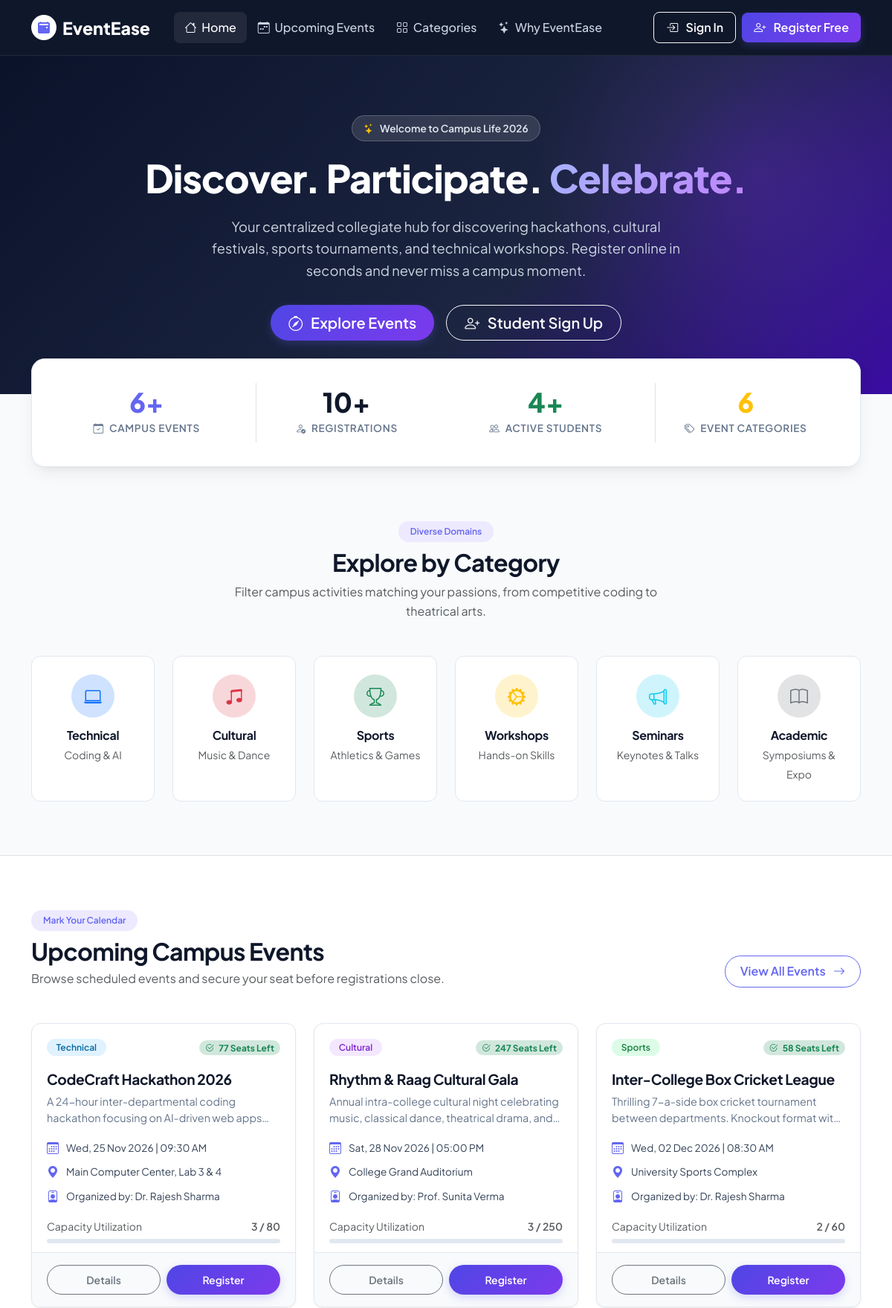
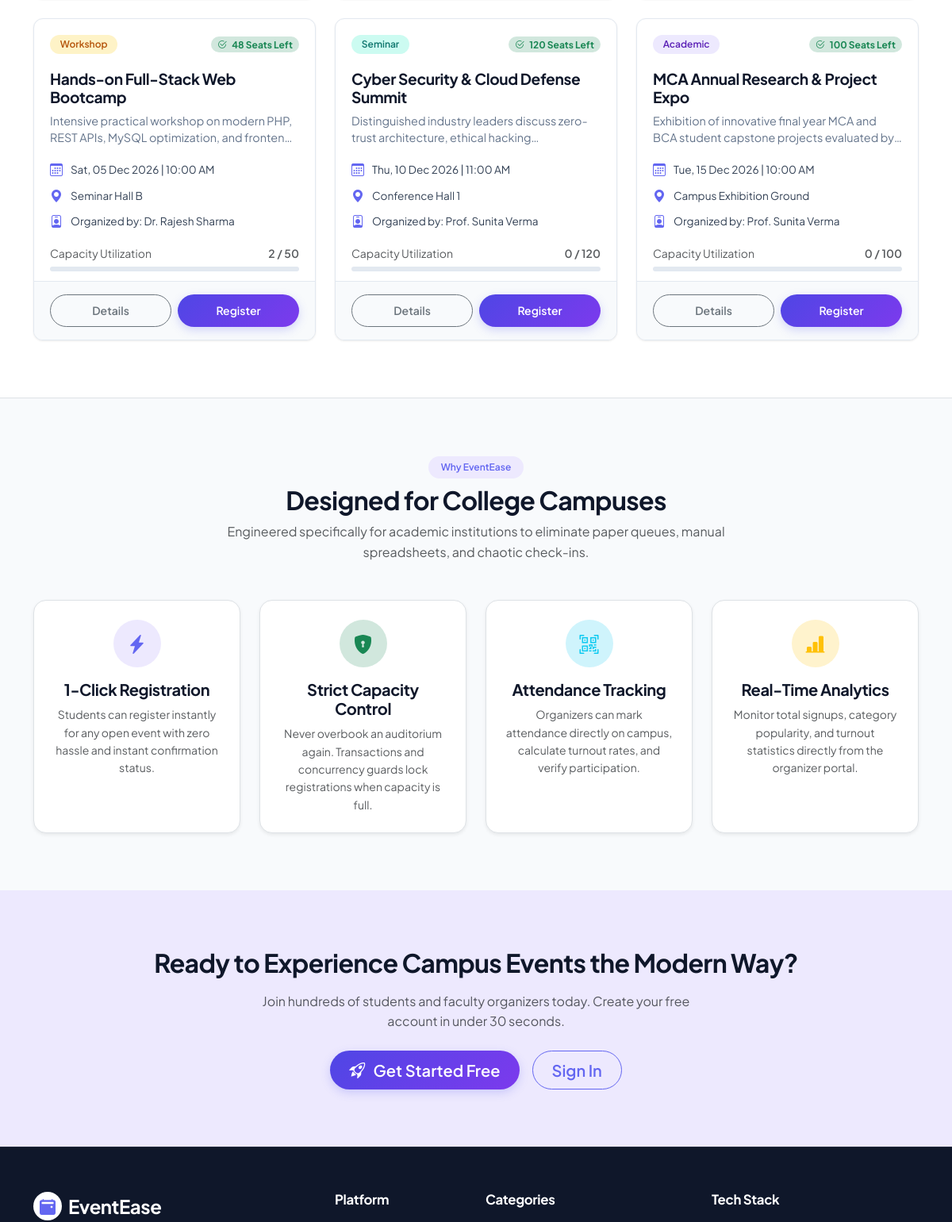
The page / (upper part) on the database its author committed (2 pictures, top to bottom).
### tables this page shows
CREATE TABLE `events` (
  `event_id` INT(11) NOT NULL AUTO_INCREMENT,
  `organizer_id` INT(11) NOT NULL,
  `event_name` VARCHAR(150) NOT NULL,
  `description` TEXT DEFAULT NULL,
  `category` VARCHAR(50) NOT NULL DEFAULT 'General',
  `venue` VARCHAR(150) NOT NULL,
  `event_date` DATETIME NOT NULL,
  `capacity` INT(11) NOT NULL,
  `created_at` TIMESTAMP NOT NULL DEFAULT CURRENT_TIMESTAMP,
  PRIMARY KEY (`event_id`),
  KEY `idx_events_organizer` (`organizer_id`),
  KEY `idx_events_date` (`event_date`),
  KEY `idx_events_category` (`category`),
  CONSTRAINT `fk_events_organizer` FOREIGN KEY (`organizer_id`) REFERENCES `users` (`user_id`) ON DELETE CASCADE ON UPDATE CASCADE
);

CREATE TABLE `users` (
  `user_id` INT(11) NOT NULL AUTO_INCREMENT,
  `full_name` VARCHAR(100) NOT NULL,
  `email` VARCHAR(100) NOT NULL,
  `password` VARCHAR(255) NOT NULL,
  `role` ENUM('student', 'organizer') NOT NULL DEFAULT 'student',
  `created_at` TIMESTAMP NOT NULL DEFAULT CURRENT_TIMESTAMP,
  PRIMARY KEY (`user_id`),
  UNIQUE KEY `uq_users_email` (`email`)
);

### index.php (the view, shortened to what the rows shown need)
<?php
require_once __DIR__ . "/includes/auth.php";
$events_query = "
    SELECT
        e.event_id,
        e.event_name,
        e.description,
        e.category,
        e.venue,
        e.event_date,
        e.capacity,
        u.full_name AS organizer_name,
        COUNT(CASE WHEN r.status IN ('registered', 'attended') THEN 1 END) AS registered_count
    FROM events e
    JOIN users u ON e.organizer_id = u.user_id
    LEFT JOIN registrations r ON e.event_id = r.event_id
    WHERE e.event_date >= NOW()
    GROUP BY e.event_id
    ORDER BY e.event_date ASC
    LIMIT 6
";
$upcoming_events = mysqli_query($conn, $events_query);
require_once __DIR__ . "/includes/header.php";
?>
<section class="hero-wrapper text-center">
    <div class="container hero-content">
        <h1 class="hero-title">
            Discover. Participate. <span class="gradient-text">Celebrate.</span>
        </h1>
    </div>
</section>
<section class="py-5" id="categories">
    <div class="container py-4">
        <div class="text-center mb-5">
            <h2 class="mt-2 fw-bold text-navy">Explore by Category</h2>
        </div>
    </div>
</section>
<section class="py-5 bg-white border-top border-bottom" id="events">
    <div class="container py-4">
        <div class="d-flex flex-column flex-md-row justify-content-between align-items-md-end mb-5">
            <div>
                <h2 class="mt-2 fw-bold text-navy mb-1">Upcoming Campus Events</h2>
            </div>
        </div>
        <div class="row g-4">
            <?php if ($upcoming_events && mysqli_num_rows($upcoming_events) > 0): ?>
                <?php while ($event = mysqli_fetch_assoc($upcoming_events)):
                    $capacity = (int)$event['capacity'];
                    $registered = (int)$event['registered_count'];
                    $remaining = max(0, $capacity - $registered);
                    $is_full = ($remaining <= 0);
                ?>
                    <div class="col-md-6 col-lg-4">
                        <div class="event-card-modern card-lift">
                            <div class="event-card-header">
                                <?php echo get_category_badge($event['category']); ?>
                                <span class="badge <?php echo $is_full ? 'bg-danger-subtle text-danger' : 'bg-success-subtle text-success'; ?> rounded-pill px-2 py-1 small">
                                    <i class="bi <?php echo $is_full ? 'bi-x-circle' : 'bi-check2-circle'; ?> me-1"></i>
                                    <?php echo $is_full ? 'Housefull' : "{$remaining} Seats Left"; ?>
                                </span>
                            </div>
                            <div class="event-card-body">
                                <h5 class="event-card-title"><?php echo htmlspecialchars($event['event_name']); ?></h5>
                                <p class="event-card-desc"><?php echo htmlspecialchars($event['description'] ?? 'Join your fellow students for this campus event.'); ?></p>
                                <div class="event-meta-row">
                                    <i class="bi bi-calendar3"></i>
                                    <span><?php echo format_event_date($event['event_date']); ?></span>
                                </div>
                                <div class="event-meta-row">
                                    <i class="bi bi-geo-alt-fill"></i>
                                    <span class="text-truncate"><?php echo htmlspecialchars($event['venue']); ?></span>
                                </div>
                                <div class="event-meta-row">
                                    <i class="bi bi-person-badge"></i>
                                    <span>Organized by: <?php echo htmlspecialchars($event['organizer_name']); ?></span>
                                </div>
                                <div class="mt-3">
                                    <div class="d-flex justify-content-between text-muted small">
                                        <span>Capacity Utilization</span>
                                        <span class="fw-semibold"><?php echo $registered; ?> / <?php echo $capacity; ?></span>
                                    </div>
                                    <div class="capacity-progress">
                                    </div>
                                </div>
                            </div>
                            <div class="event-card-footer d-flex gap-2">
                                <a href="<?php echo BASE_URL; ?>student/event_details.php?id=<?php echo $event['event_id']; ?>" class="btn btn-outline-secondary w-50 btn-sm rounded-pill">
                                    Details
                                </a>
                                <?php if (!is_logged_in()): ?>
                                    <a href="<?php echo BASE_URL; ?>auth/login.php" class="btn btn-primary w-50 btn-sm rounded-pill <?php echo $is_full ? 'disabled' : ''; ?>">
                                        Register
                                    </a>
                                <?php elseif (current_user_role() === 'student'): ?>
                                    <a href="<?php echo BASE_URL; ?>student/event_details.php?id=<?php echo $event['event_id']; ?>" class="btn btn-primary w-50 btn-sm rounded-pill <?php echo $is_full ? 'disabled' : ''; ?>">
                                        <?php echo $is_full ? 'Full' : 'Register'; ?>
                                    </a>
                                <?php else: ?>
                                    <a href="<?php echo BASE_URL; ?>organizer/manage_events.php" class="btn btn-navy w-50 btn-sm rounded-pill">
                                        Manage
                                    </a>
                                <?php endif; ?>
                            </div>
                        </div>
                    </div>
                <?php endwhile; ?>
            <?php endif; ?>
        </div>
    </div>
</section>
<section class="py-5" id="why-us">
    <div class="container py-4">
        <div class="text-center mb-5">
            <h2 class="mt-2 fw-bold text-navy">Designed for College Campuses</h2>
        </div>
    </div>
</section>
<section class="py-5 bg-purple-light">
    <div class="container py-4 text-center">
        <h2 class="fw-bold text-navy mb-3">Ready to Experience Campus Events the Modern Way?</h2>
    </div>
</section>
<?php require_once __DIR__ . "/includes/footer.php"; ?>

### includes/auth.php (shortened to what the rows shown need)
<?php
function is_logged_in() {
    return isset($_SESSION['user_id']) && !empty($_SESSION['user_id']);
}
function format_event_date($datetime) {
    $timestamp = strtotime($datetime);
    return date("D, d M Y | h:i A", $timestamp);
}
function get_category_badge($category) {
    $colors = [
        'Technical' => 'badge-cat-tech',
        'Cultural'  => 'badge-cat-cult',
        'Sports'    => 'badge-cat-sport',
        'Workshop'  => 'badge-cat-work',
        'Seminar'   => 'badge-cat-sem',
        'Academic'  => 'badge-cat-acad'
    ];
    $cls = $colors[$category] ?? 'badge-cat-gen';
    return "<span class='badge {$cls}'>" . htmlspecialchars($category) . "</span>";
}

### rows shown on the page
events: category "Technical", remaining "77", event_name "CodeCraft Hackathon 2026", description "A 24-hour inter-departmental coding hackathon focusing on AI-driven web…", event_date "Wed, 25 Nov 2026 | 09:30 AM", venue "Main Computer Center, Lab 3 & 4", organizer.full_name "Dr. Rajesh Sharma", registered "3", capacity "80"
events: category "Cultural", remaining "247", event_name "Rhythm & Raag Cultural Gala", description "Annual intra-college cultural night celebrating music, classical dance, theatrical drama,…", event_date "Sat, 28 Nov 2026 | 05:00 PM", venue "College Grand Auditorium", organizer.full_name "Prof. Sunita Verma", registered "3", capacity "250"
events: category "Sports", remaining "58", event_name "Inter-College Box Cricket League", description "Thrilling 7-a-side box cricket tournament between departments. Knockout format…", event_date "Wed, 02 Dec 2026 | 08:30 AM", venue "University Sports Complex", organizer.full_name "Dr. Rajesh Sharma", registered "2", capacity "60"
events: category "Workshop", remaining "48", event_name "Hands-on Full-Stack Web Bootcamp", description "Intensive practical workshop on modern PHP, REST APIs, MySQL optimization, and…", event_date "Sat, 05 Dec 2026 | 10:00 AM", venue "Seminar Hall B", organizer.full_name "Dr. Rajesh Sharma", registered "2", capacity "50"
events: category "Seminar", capacity "120", event_name "Cyber Security & Cloud Defense Summit", description "Distinguished industry leaders discuss zero-trust architecture, ethical…", event_date "Thu, 10 Dec 2026 | 11:00 AM", venue "Conference Hall 1", organizer.full_name "Prof. Sunita Verma", registered "0"
events: category "Academic", capacity "100", event_name "MCA Annual Research & Project Expo", description "Exhibition of innovative final year MCA and BCA student capstone projects evaluated…", event_date "Tue, 15 Dec 2026 | 10:00 AM", venue "Campus Exhibition Ground", organizer.full_name "Prof. Sunita Verma", registered "0"

### other values the page prints
$stats['total_events'] "6"
$stats['total_registrations'] "10"
$stats['total_students'] "4"
$stats['total_categories'] "6"
